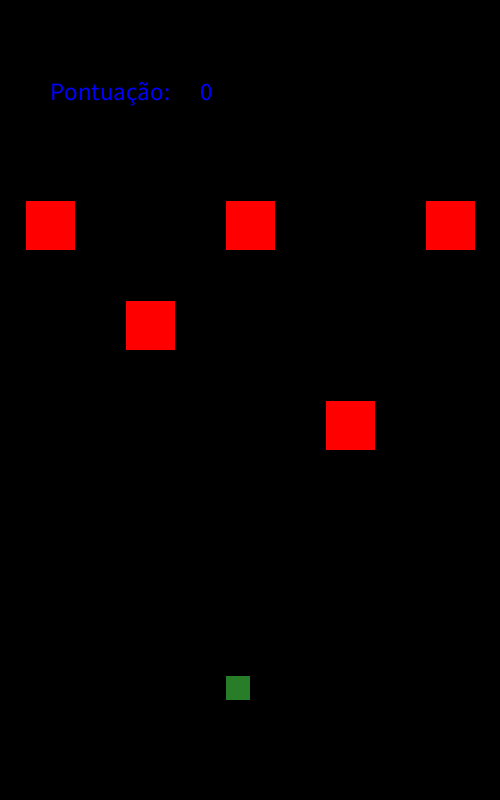
Frame 1 (no input)
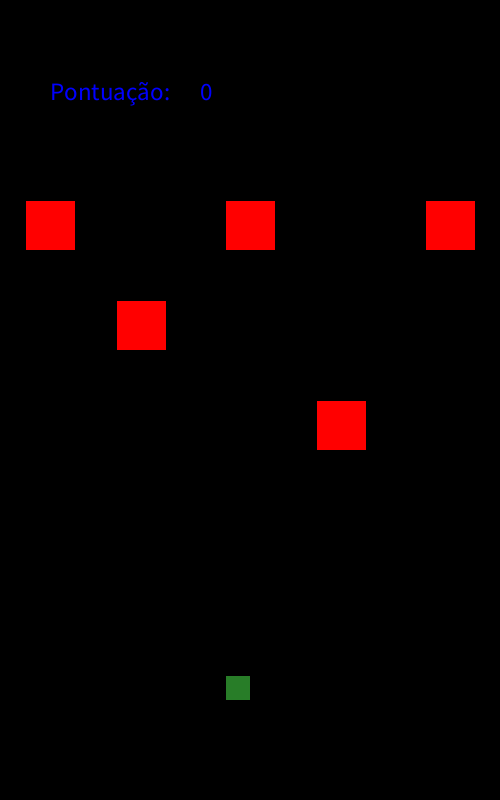
Frame 60 (the mouse pressed at the canvas centre just before this capture)
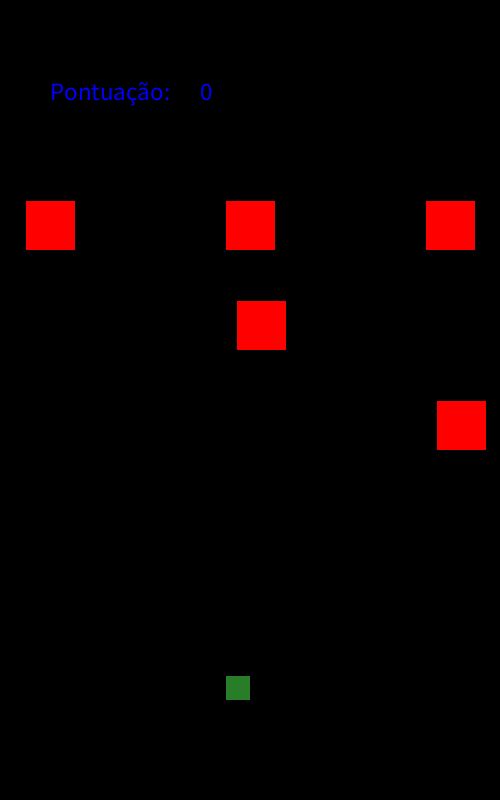
Frame 120 (the mouse held since frame 60 and released just before this capture)

The Processing sketch that drew these frames (run headless with seeded random() and noise(); from frame 60 on, the mouse is pressed at the canvas centre):

// Processing sketch: Trabalho_de_Prog2
// ── Trabalho_de_Prog2.pde
int inimigox [] = new int [5];
int inimigoy [] = new int [5];
int mov=225,ini,tiro=-75,dist,tempo=300,vel,teste,cont,cont2,pont,velini,distini,tempini,velini2,distini2,tempini2=100,t,tiroini,tiorini2,b,a,vel2,vel3,dist2,dist3,temp3=225,temp2=175,posini=350,posini2=450,xini,xini2,cont3,cont4,contador,contador2,posper=675,pont2=0;

void setup(){
  size(500,800);


  inimigox[0]=25;
  inimigox[1]=125;
  inimigox[2]=225;
  inimigox[3]=325;
  inimigox[4]=425;
  inimigoy[0]=200;
  inimigoy[1]=300;
  inimigoy[2]=200;
  inimigoy[3]=400;
  inimigoy[4]=200;
}
void draw(){
  if(pont<=5){
    if(pont2<=0){
    background(0);
    textSize(25);
    fill(0,0,255);
    text("Pontuação: ",50,100);
    text(pont,200,100);
    personagem();
      arma();
  inimigos();
armaini();
armaini2();
  colisao();
}
}
  if(pont>=5){
    textSize(50);
    fill(255,0,0);
    text("FINALIZADO",125,400);}
    if(pont2>0){
    textSize(35);
    fill(100,100,55);
    text("GAME OVER VOCE MORREU",25,400);}
}
void arma(){
  if(cont==1){
    if(tiro<800){
  fill(255);
  rect(ini,tiro,10,25);
   movimento();
 }
 }
 if(tiro>800){
   cont=0;}
}
void armaini(){
  if(contador!=1){
 a++;
     if(a%300==0){
       cont3=1;
       xini=inimigox[1]+10;}
   

     if(cont3==1){

if(posini<800){
   fill(155,100,0);

      rect(xini,posini,10,25);
      movitiro();}
    if(posini>=800){
      cont3=0;
      posini=350;

  }}}}

void movitiro(){
  vel2=2;
  dist2=temp2 * vel2;
  posini=dist2;
  temp2++;
if(posini>=800){
     temp2=175;}}
     
void armaini2(){
  if(contador2!=1){
  b++;
  if(b%300==0){
    cont4=1;
    xini2=inimigox[3]+10;}
    if(cont4==1){
      if(posini2<800){
        fill(155,100,0);
        rect(xini2,posini2,10,25);
        movitiro2();
      }
      if(posini2>=800){
        cont4=0;
        posini2=450;}}}}
        
    
    void movitiro2(){
      vel3=2;
      dist3=temp3 * vel3;
      posini2=dist3;
      temp3++;
      if(posini2>=800){
        temp3=225;}}
      
  
  

void movimento() {
  vel=2;
  dist=tempo * vel;
  tiro = dist;
  tempo--;
}

void personagem(){
  fill(40,125,40);
  rect(mov,posper,25,25);
  
}
void inimigos(){
  for(int a=0;a<5;a++){
  fill(255,0,0);
  rect(inimigox[a],inimigoy[a],50,50);}
  movini();
  movini2();
}
void movini(){
  velini=2;
  distini=tempini * velini;
  inimigox[1] = distini;
  tempini++;
if(inimigox[1]==500){
  tempini = 0;
}}

void movini2(){
  velini2=2;
  distini2=tempini2 * velini2;
  inimigox[3] = distini2;
  tempini2++;
if(inimigox[3]==500){
  tempini2 = 0;
}}
  
void colisao(){
  if(ini>=inimigox[1] && ini<=inimigox[1]+50 && tiro<=inimigoy[1]+50 && tiro>=inimigoy[1]){
    inimigoy[1]=-50;
  tempo=300;
cont=0;
ini=mov+5;
tiro=600;
pont++;
contador=1;}
if(ini>=inimigox[0] && ini<=inimigox[0]+50 && tiro==inimigoy[0]+50){
    inimigoy[0]=-50;
  tempo=300;
cont=0;
ini=mov+5;
tiro=600;
pont++;}
if(ini>=inimigox[2] && ini<=inimigox[2]+50 && tiro==inimigoy[2]+50){
    inimigoy[2]=-50;
  tempo=300;
cont=0;
tiro=600;
pont++;}
if(ini>=inimigox[3] && ini<=inimigox[3]+50 && tiro<=inimigoy[3]+50 && tiro>=inimigoy[3]){
    inimigoy[3]=-50;
  tempo=300;
cont=0;
ini=mov+5;
tiro=600;
pont++;
contador2=1;}
if(ini>=inimigox[4] && ini<=inimigox[4]+50 && tiro==inimigoy[4]+50){
    inimigoy[4]=-50;
  tempo=300;
cont=0;
ini=mov+5;
tiro=600;
pont++;}
if(xini >=mov && xini<=mov+25 && posini+24 >= posper && posini+24<=posper+25){
  posper=850;
posini=350;
temp2=175;
  print("a");
    pont2++;
}
if(xini2 >=mov && xini2<=mov+25 && posini2+24 >= posper && posini2+24<=posper+25){
  posper=850;
posini2=350;
temp3=175;
  print("a");
    pont2++;
}}
    
void keyPressed(){
    if(pont<5){
      if(mov>0){
  if ( keyCode == LEFT) {
      mov=mov-5;
    }}
    if(mov+25<500){
    if ( keyCode == RIGHT) {
      mov=mov+5;
    }}
    if( keyCode == UP){
      cont=1;
    tempo=300;
    ini=mov+5;
  tiro=600;}}
    
}
